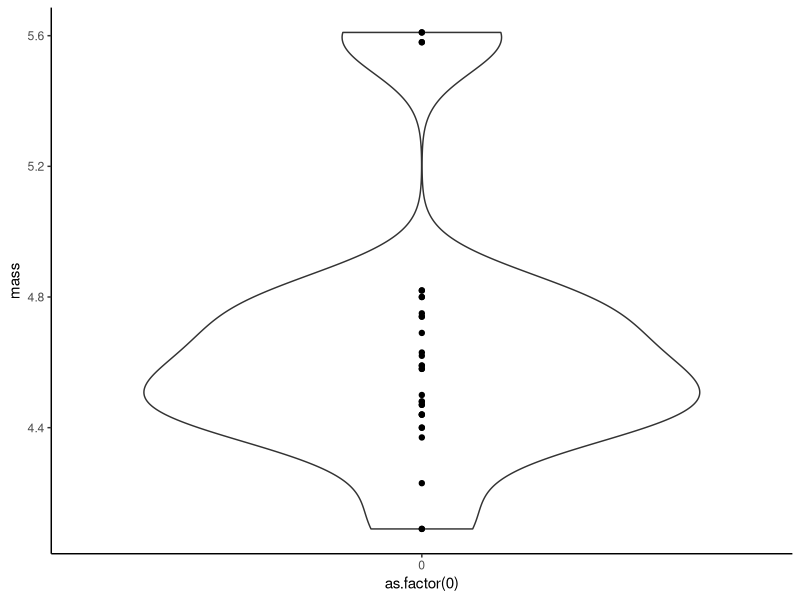
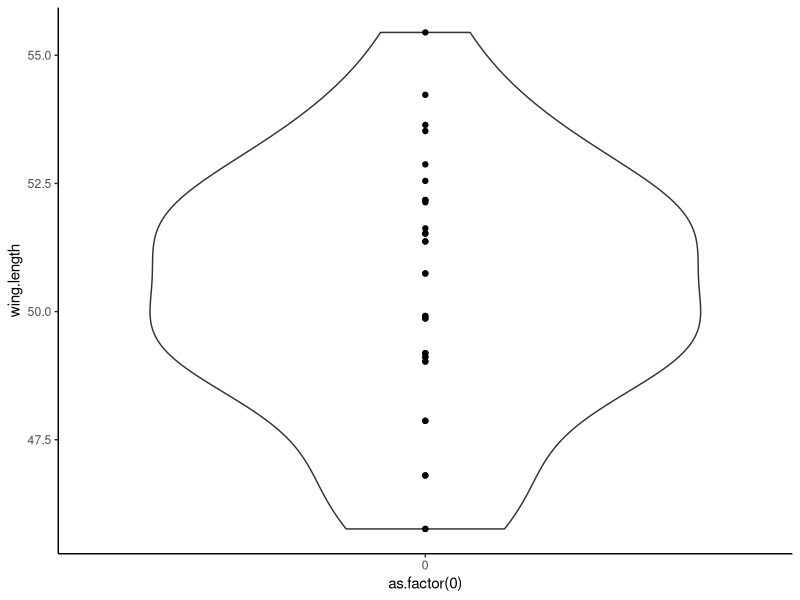
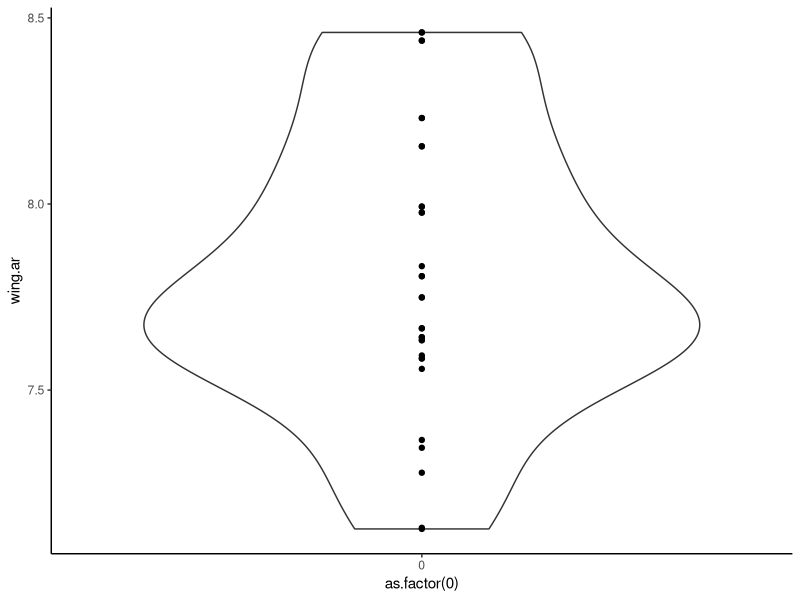
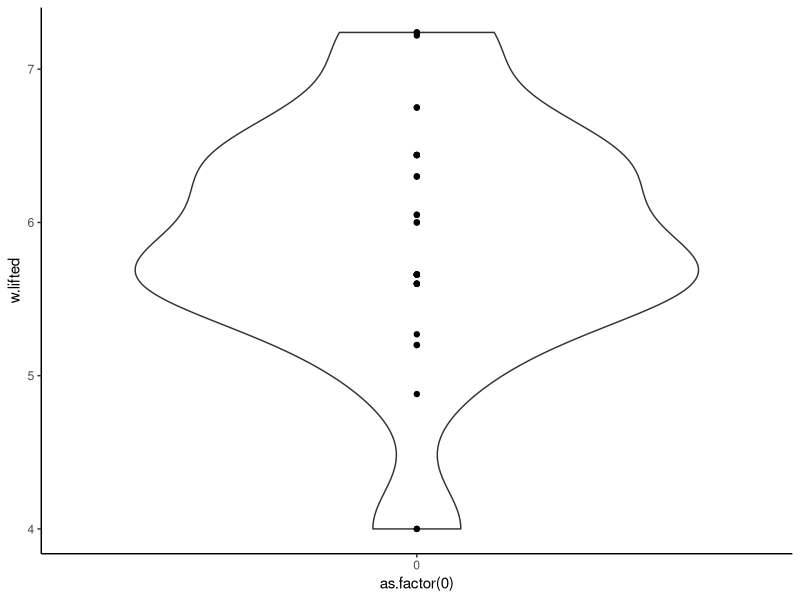
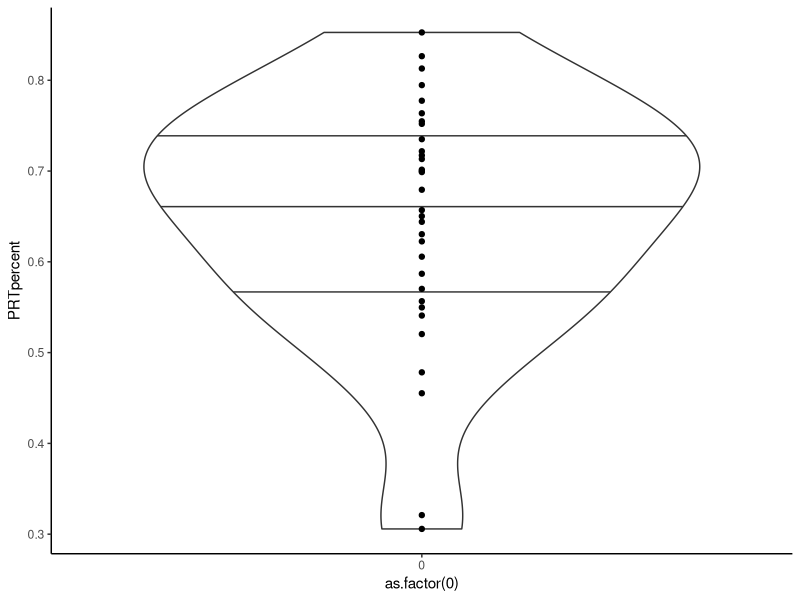
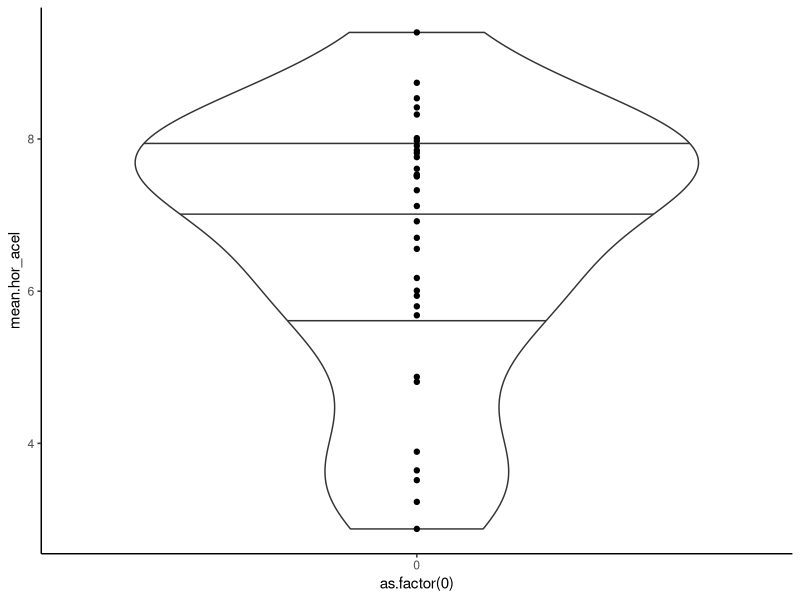
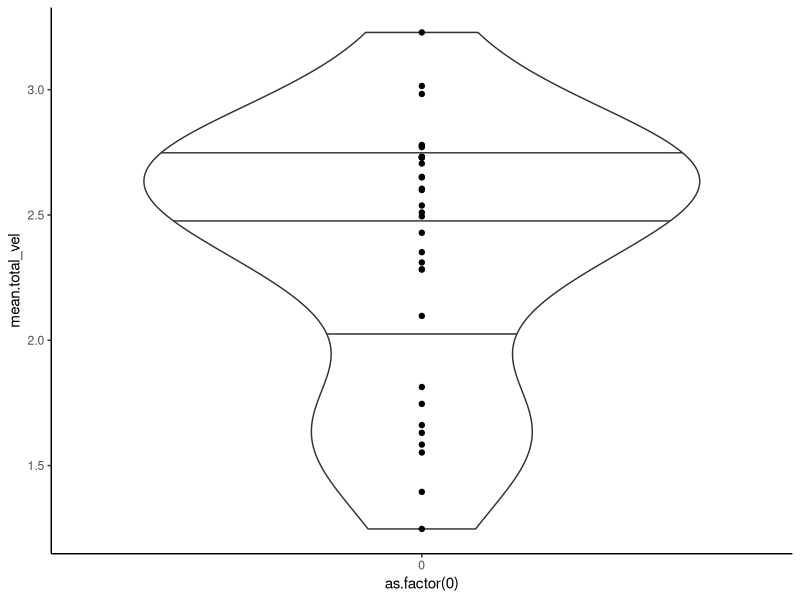
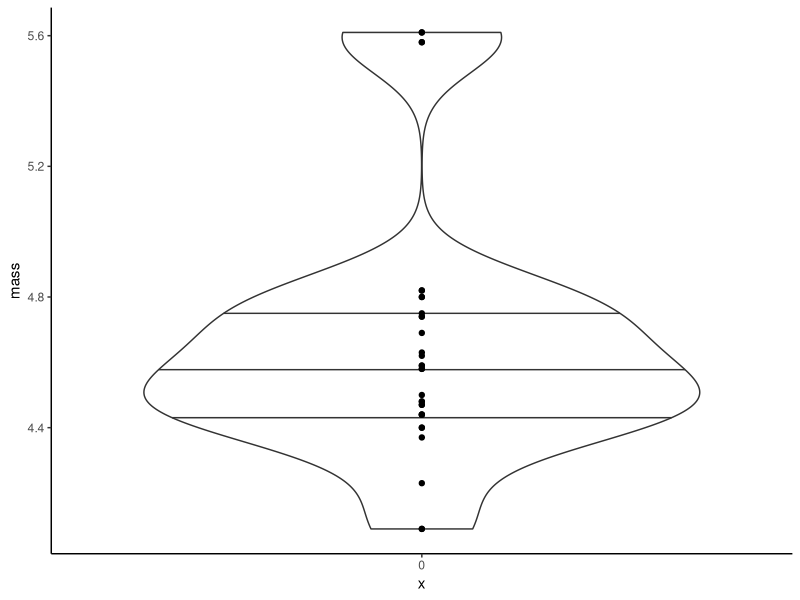

Generate these figures, in order, with R: (Note: this script raises an error after producing the figures.)
## ---- chunk 1
knitr::opts_chunk$set(echo = TRUE)
## ---- chunk 2
library(tidyverse)
library(dplyr)
library(rstatix)
library(ggpubr)
## ---- chunk 3
annas <- read_csv("annasairdata.csv")
print(annas)
## ---- chunk 4
annas_clean <- annas %>%
  filter(solocomp == "comp") %>%
  select(c("mass", "massSTD", "w.lifted", "w.liftedSTD", "wing.ar", "wing.arSTD", "wing.length", "wing.lengthSTD", "mean.hor_acel", "mean.hor_decel", "mean.arc_avghvel", "mean.total_vel", "ss.pitch_roll", "mean.pr_time", "mean.pr_degrees", "mean.arc_force", "PRTpercent"))

annas_mean <-  as.data.frame(annas_clean) %>%
  summarise(across(colnames(annas_clean), ~mean(.x, na.rm=TRUE))) %>%
  pivot_longer(cols = colnames(annas_clean)) %>%
  select(-c("name"))
annas_var <- as.data.frame(annas_clean) %>%
  summarise(across(colnames(annas_clean), ~var(.x, na.rm = TRUE))) %>%
  pivot_longer(cols = colnames(annas_clean)) %>%
  select(-c("name"))
 
annas_summ <- data.frame(matrix( NA, 
                                 ncol = 3, 
                                 nrow = 17))

names <- data.frame(rownames = colnames(annas_clean))

annas_summ[,1] <- names
annas_summ[,2] <- annas_mean
annas_summ[,3] <- annas_var
names(annas_summ) <- c("variable", "mean", "var")

## ---- chunk 5

annas %>%
  filter(solocomp== "comp") %>%
  ggplot(aes(x= as.factor(0), y= mass))+
  geom_violin()+
  geom_point()+
  theme_classic()

annas %>%
  filter(solocomp== "comp") %>%
  ggplot(aes(x= as.factor(0), y= wing.length))+
  geom_violin()+
  geom_point()+
  theme_classic()

annas %>%
  filter(solocomp== "comp") %>%
  ggplot(aes(x= as.factor(0), y= wing.ar))+
  geom_violin()+
  geom_point()+
  theme_classic()

annas %>%
   filter(solocomp== "comp") %>%
  ggplot(aes(x= as.factor(0), y=w.lifted))+
  geom_violin()+
  geom_point()+
  theme_classic()

annas %>%
   filter(solocomp== "comp") %>%
  ggplot(aes(x= as.factor(0), y=PRTpercent))+
  geom_violin(draw_quantiles = c(0.25, 0.5, 0.75))+
  geom_point()+
  theme_classic()

annas %>%
   filter(solocomp== "comp") %>%
  ggplot(aes(x= as.factor(0), y= mean.hor_acel))+
  geom_violin(draw_quantiles = c(0.25, 0.5, 0.75))+
  geom_point()+
  theme_classic()

annas %>%
   filter(solocomp== "comp") %>%
  ggplot(aes(x= as.factor(0), y= mean.total_vel))+
  geom_violin(draw_quantiles = c(0.25, 0.5, 0.75))+
  geom_point()+
  theme_classic()
## ---- chunk 6

x <- as.factor(0)
 viz <- annas_clean %>%
   cross_join(x, copy = TRUE)
 
 colNames <- names(viz)[1:17]
 
 for (i in colNames) {
   plot <- ggplot(viz, aes_string(x= viz$y, y = i))+ 
     geom_violin(draw_quantiles = c(0.25, 0.5, 0.75))+
     geom_point() +
     theme_classic()
  print(plot)
  Sys.sleep(2)
   
 }

## ---- chunk 7
normality_check <- as.data.frame(annas_clean)
columns <- names(normality_check)

for (i in columns) {
  plot <- hist(x = normality_check[,i])
  plot2 <- qqnorm(normality_check[,i]) 
    qqline(normality_check[,i])
  print(plot)
  print(plot2)
}

## ---- chunk 8

#seeing if body mass is normally distributed
hist(x= annas$mass, main= "Mass")
qqnorm(annas$mass, main='Mass')
qqnorm(annas$mass, main='Mass')
qqline(annas$mass)
## ---- chunk 9
hist(x= annas$wing.length, main= "wing.length")
qqnorm(annas$wing.length, main='wing.length')
qqline(annas$wing.length)
## ---- chunk 10
hist(x= annas$w.lifted, main= "w.lifted")
qqnorm(annas$w.lifted, main='w.lifted')
qqline(annas$w.lifted)
## ---- chunk 11
for(i in 9:ncol(annas)){
  hist(x= annas[,i])
qqnorm(annas[,i])
qqline(annas[,i])
}
## ---- chunk 12
alpha <- mass_mu*(mass_mu*(1-mass_mu)/mass_var  -1)
beta <- (1-mass_mu)*(mass_mu*(1-mass_mu)/mass_var -1)

